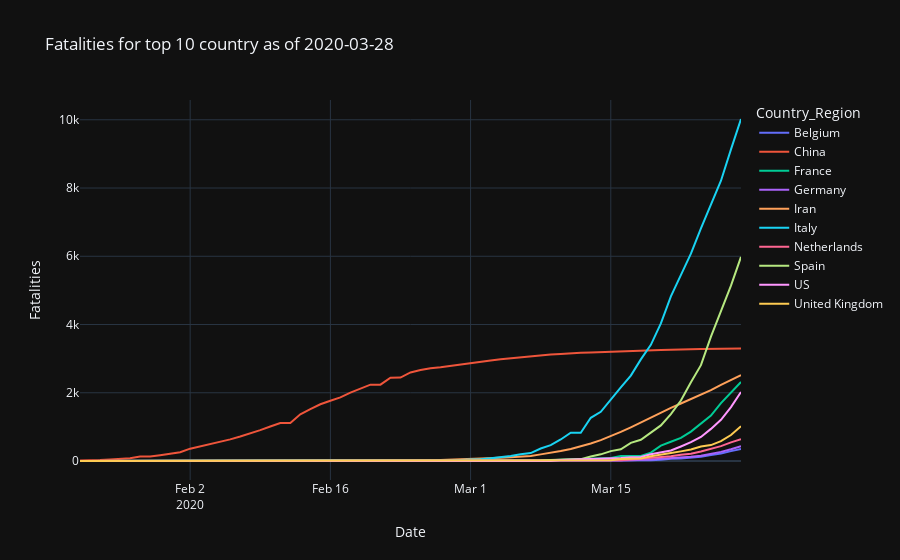

Here is the notebook cell this chart was saved with:
### Code cell
top10_countries = top_country_df.sort_values('Fatalities', ascending=False).iloc[:10]['Country_Region'].unique()
top10_countries_df = country_df[country_df['Country_Region'].isin(top10_countries)]
fig = px.line(top10_countries_df,
              x='Date', y='Fatalities', color='Country_Region',
              title=f'Fatalities for top 10 country as of {target_date}')
fig.show()
